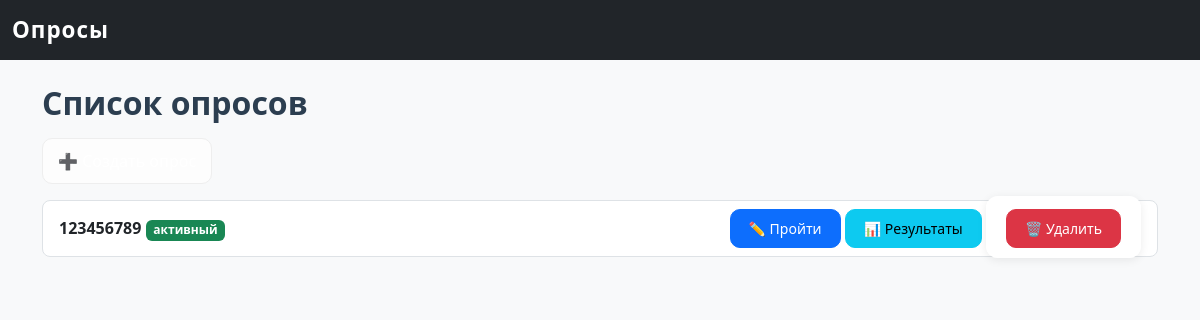
Before: / with the older database file.
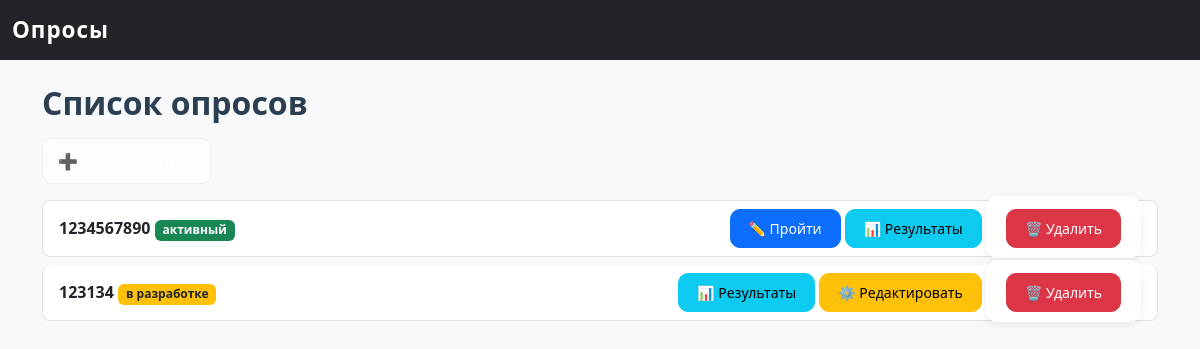
After: the same page with the newer database file.
### survey_app/models.py (models this page shows)
class Survey(db.Model):
    id = db.Column(db.Integer, primary_key=True)
    title = db.Column(db.String(200), nullable=False)
    description = db.Column(db.Text)
    created_at = db.Column(db.DateTime, default=datetime.utcnow)
    is_active = db.Column(db.Boolean, default=False)  # 🔹 активный или завершён
    questions = db.relationship("Question", backref="survey", lazy=True, cascade="all, delete")

### survey_app/routes.py (the view)
@bp.route("/")
def index():
    surveys = Survey.query.all()
    return render_template("index.html", surveys=surveys)

### survey_app/templates/index.html (shortened to what this page needs)
{% extends "base.html" %}
{% block content %}
<h2>Список опросов</h2>
<a href="{{ url_for('main.new_survey') }}" class="btn btn-success mb-3">➕ Создать опрос</a>
<ul class="list-group">
    {% for s in surveys %}
        <li class="list-group-item d-flex justify-content-between align-items-center">
            <div>
                <strong>{{ s.title }}</strong>
                {% if not s.is_active %}
                    <span class="badge bg-warning text-dark">в разработке</span>
                {% else %}
                    <span class="badge bg-success">активный</span>
                {% endif %}
                <br>
            </div>
            <div>
                {% if s.is_active %}
                    <a href="{{ url_for('main.take_survey', survey_id=s.id) }}" class="btn btn-primary btn-sm">✏️ Пройти</a>
                {% endif %}
                <a href="{{ url_for('main.results', survey_id=s.id) }}" class="btn btn-info btn-sm">📊 Результаты</a>
                {% if not s.is_active %}
                    <a href="{{ url_for('main.manage_survey', survey_id=s.id) }}" class="btn btn-warning btn-sm">⚙️ Редактировать</a>
                {% endif %}
                <form method="post" action="{{ url_for('main.delete_survey', survey_id=s.id) }}" style="display:inline;">
                    <button class="btn btn-danger btn-sm" onclick="return confirm('Удалить опрос?')">🗑️ Удалить</button>
                </form>
            </div>
        </li>
    {% else %}
        <li class="list-group-item">Нет опросов</li>
    {% endfor %}
</ul>
{% endblock %}

Changed rows visible on the page:
changed Survey (number 1 of 2 on the later page): title "123456789" → "1234567890"
added Survey: title "123134", is_active "в разработке"
